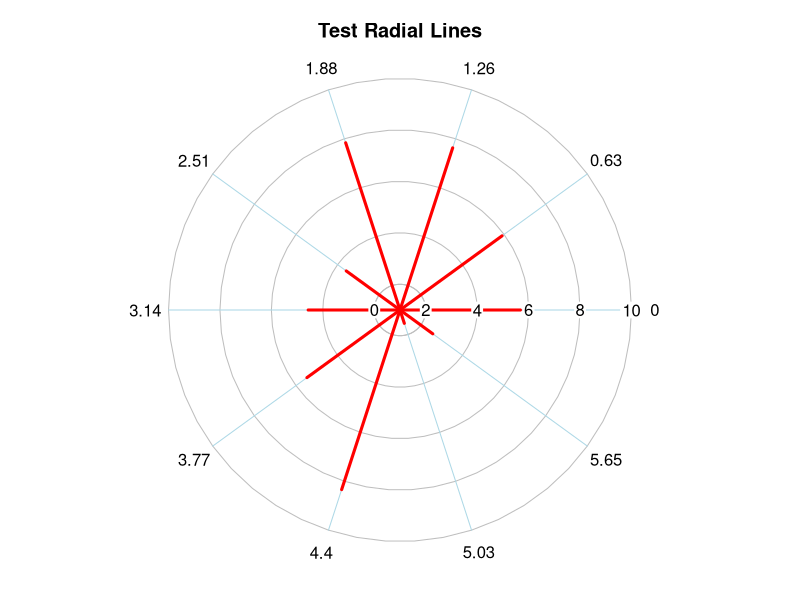
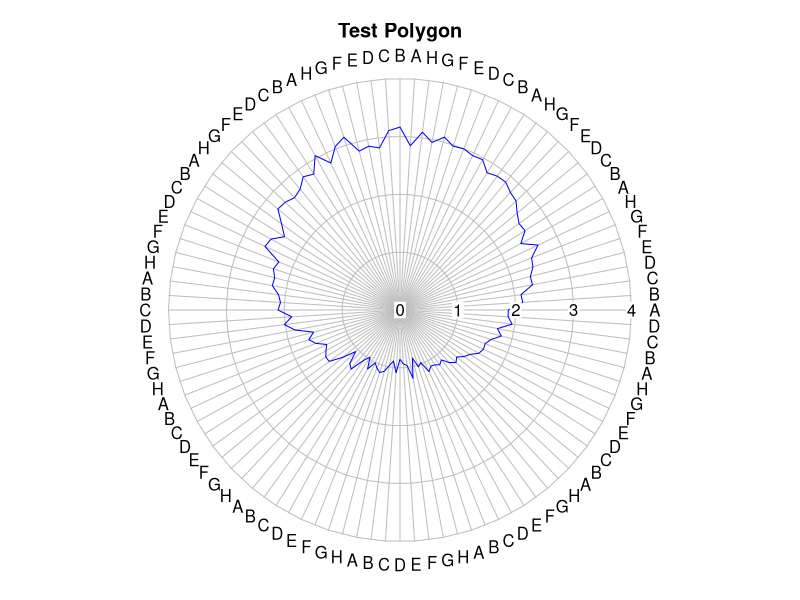
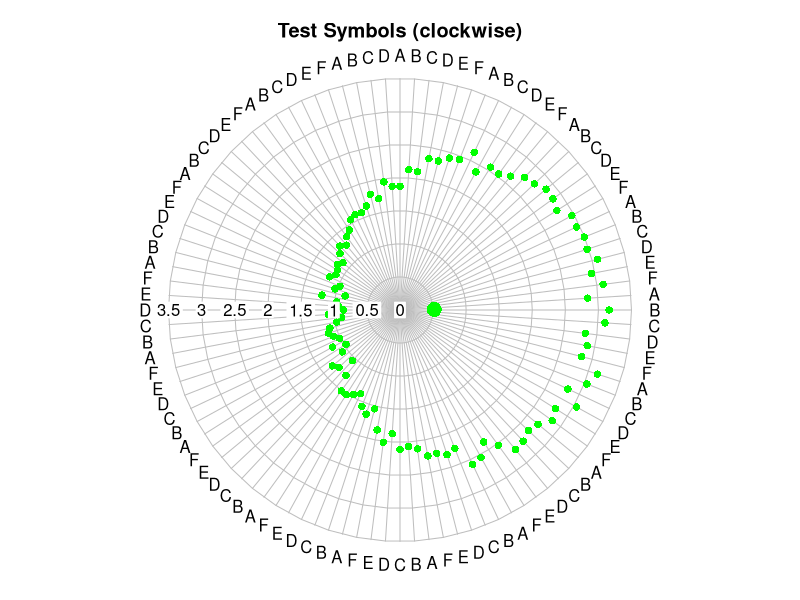
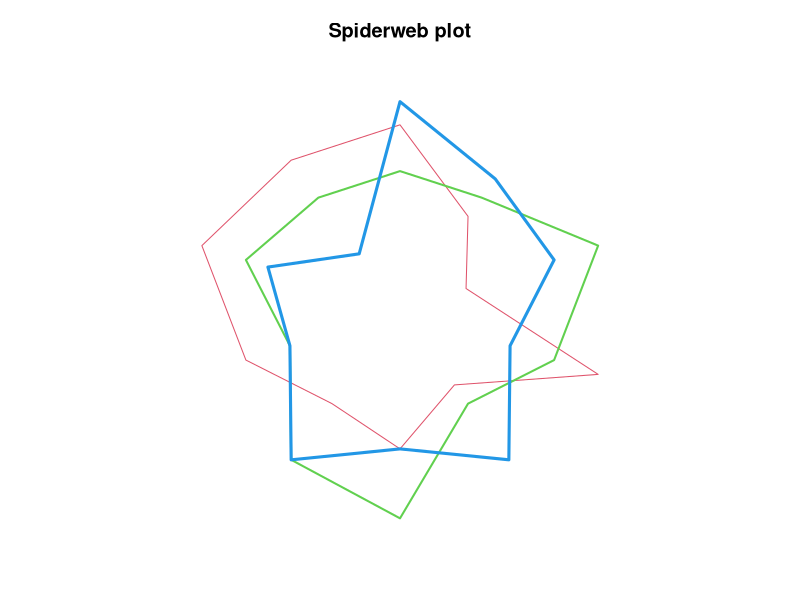
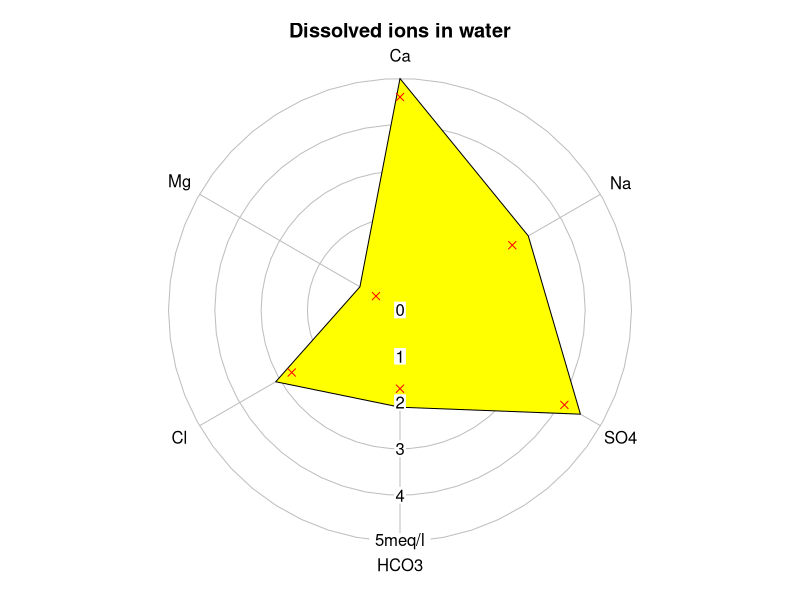
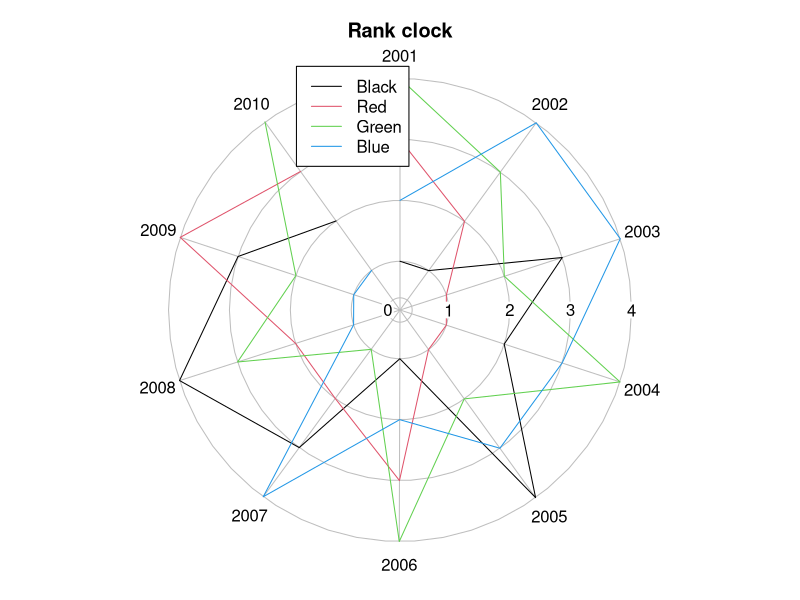

Source code (R) for these figures, in order:
## ---- chunk 1
library(plotrix)

testlen<-runif(10,0,10)
 testpos<-seq(0,18*pi/10,length=10)
 testlab<-letters[1:10]
 oldpar<-radial.plot(testlen,testpos,main="Test Radial Lines",line.col="red",
  lwd=3,rad.col="lightblue")
 testlen<-c(sin(seq(0,1.98*pi,length=100))+2+rnorm(100)/10)
 testpos<-seq(0,1.98*pi,length=100)
 radial.plot(testlen,testpos,rp.type="p",main="Test Polygon",line.col="blue",
  labels=LETTERS[1:8])

 # now do a 12 o'clock start with clockwise positive
 radial.plot(testlen,testpos,start=pi/2,clockwise=TRUE,show.grid.labels=2,
  rp.type="s",main="Test Symbols (clockwise)",radial.lim=c(0,3.5),
  point.symbols=16,point.col="green",show.centroid=TRUE,labels=LETTERS[1:6])
 # one without the circular grid and multiple polygons
 # see the "diamondplot" function for variation on this
 posmat<-matrix(sample(2:9,30,TRUE),nrow=3)
 radial.plot(posmat,labels=paste("X",1:10,sep=""),rp.type="p",
  main="Spiderweb plot",line.col=2:4,show.grid=FALSE,lwd=1:3,
  radial.lim=c(0,10))
 # dissolved ions in water
 ions<-c(3.2,5,1,3.1,2.1,4.5)
 ion.names<-c("Na","Ca","Mg","Cl","HCO3","SO4")
 radial.plot(ions,labels=ion.names,rp.type="p",main="Dissolved ions in water",
  grid.unit="meq/l",radial.lim=c(0,5),poly.col="yellow",show.grid.labels=1)
 # add points inside the polygon - radial.lim is supplied by plotrix_env
 radial.plot(ions-0.4,rp.type="s",point.symbols=4,point.col="red",add=TRUE)
 radmat<-matrix(c(sample(1:4,4),sample(1:4,4),sample(1:4,4),sample(1:4,4),
  sample(1:4,4),sample(1:4,4),sample(1:4,4),sample(1:4,4),
  sample(1:4,4),sample(1:4,4)),nrow=4)
 # finally a rank clock
 radial.plot(radmat,rp.type="l",radial.pos=seq(0,20*pi/11.1,length.out=10),
  label.pos=seq(0,20*pi/11.1,length.out=10),start=pi/2,clockwise=TRUE,
  labels=2001:2010,radial.lim=c(0.2,4),main="Rank clock")
 legend(-1.7,4,c("Black","Red","Green","Blue"),col=1:4,lty=1)
 par(xpd=oldpar$xpd,mar=oldpar$mar,pty=oldpar$pty)
 # reset the margins
  par(mar=c(5,4,4,2))
